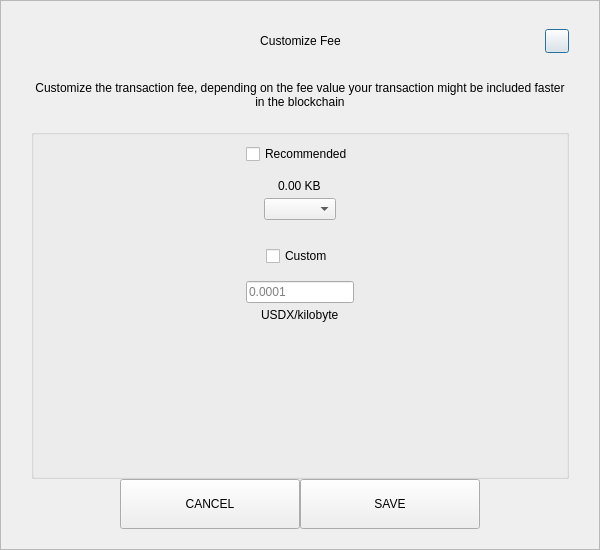
<?xml version="1.0" encoding="UTF-8"?>
<ui version="4.0">
 <class>SendCustomFeeDialog</class>
 <widget class="QDialog" name="SendCustomFeeDialog">
  <property name="geometry">
   <rect>
    <x>0</x>
    <y>0</y>
    <width>600</width>
    <height>550</height>
   </rect>
  </property>
  <property name="windowTitle">
   <string>Form</string>
  </property>
  <layout class="QVBoxLayout" name="verticalLayout_3">
   <property name="spacing">
    <number>0</number>
   </property>
   <property name="leftMargin">
    <number>0</number>
   </property>
   <property name="topMargin">
    <number>0</number>
   </property>
   <property name="rightMargin">
    <number>0</number>
   </property>
   <property name="bottomMargin">
    <number>0</number>
   </property>
   <item>
    <widget class="QFrame" name="frame">
     <property name="styleSheet">
      <string notr="true"/>
     </property>
     <property name="frameShape">
      <enum>QFrame::StyledPanel</enum>
     </property>
     <property name="frameShadow">
      <enum>QFrame::Raised</enum>
     </property>
     <layout class="QVBoxLayout" name="verticalLayout_2">
      <property name="spacing">
       <number>0</number>
      </property>
      <property name="leftMargin">
       <number>30</number>
      </property>
      <property name="topMargin">
       <number>20</number>
      </property>
      <property name="rightMargin">
       <number>30</number>
      </property>
      <property name="bottomMargin">
       <number>20</number>
      </property>
      <item>
       <layout class="QHBoxLayout" name="horizontalLayout_3">
        <property name="spacing">
         <number>0</number>
        </property>
        <item>
         <spacer name="horizontalSpacer_21">
          <property name="orientation">
           <enum>Qt::Horizontal</enum>
          </property>
          <property name="sizeHint" stdset="0">
           <size>
            <width>40</width>
            <height>20</height>
           </size>
          </property>
         </spacer>
        </item>
        <item>
         <widget class="QLabel" name="labelTitle">
          <property name="minimumSize">
           <size>
            <width>0</width>
            <height>40</height>
           </size>
          </property>
          <property name="maximumSize">
           <size>
            <width>16777215</width>
            <height>40</height>
           </size>
          </property>
          <property name="styleSheet">
           <string notr="true">padding-left:24px;</string>
          </property>
          <property name="text">
           <string>Customize Fee</string>
          </property>
          <property name="alignment">
           <set>Qt::AlignCenter</set>
          </property>
          <property name="margin">
           <number>7</number>
          </property>
         </widget>
        </item>
        <item>
         <spacer name="horizontalSpacer">
          <property name="orientation">
           <enum>Qt::Horizontal</enum>
          </property>
          <property name="sizeHint" stdset="0">
           <size>
            <width>40</width>
            <height>20</height>
           </size>
          </property>
         </spacer>
        </item>
        <item>
         <widget class="QPushButton" name="btnEsc">
          <property name="minimumSize">
           <size>
            <width>24</width>
            <height>24</height>
           </size>
          </property>
          <property name="maximumSize">
           <size>
            <width>24</width>
            <height>24</height>
           </size>
          </property>
          <property name="text">
           <string/>
          </property>
         </widget>
        </item>
       </layout>
      </item>
      <item>
       <spacer name="verticalSpacer_2">
        <property name="orientation">
         <enum>Qt::Vertical</enum>
        </property>
        <property name="sizeType">
         <enum>QSizePolicy::Fixed</enum>
        </property>
        <property name="sizeHint" stdset="0">
         <size>
          <width>20</width>
          <height>20</height>
         </size>
        </property>
       </spacer>
      </item>
      <item>
       <widget class="QLabel" name="labelMessage">
        <property name="text">
         <string>Customize the transaction fee, depending on the fee value your transaction might be included faster in the blockchain</string>
        </property>
        <property name="alignment">
         <set>Qt::AlignCenter</set>
        </property>
        <property name="wordWrap">
         <bool>true</bool>
        </property>
       </widget>
      </item>
      <item>
       <spacer name="verticalSpacer_3">
        <property name="orientation">
         <enum>Qt::Vertical</enum>
        </property>
        <property name="sizeType">
         <enum>QSizePolicy::Fixed</enum>
        </property>
        <property name="sizeHint" stdset="0">
         <size>
          <width>20</width>
          <height>20</height>
         </size>
        </property>
       </spacer>
      </item>
      <item>
       <widget class="QGroupBox" name="groupBox">
        <property name="title">
         <string/>
        </property>
        <layout class="QVBoxLayout" name="verticalLayout">
         <property name="leftMargin">
          <number>12</number>
         </property>
         <property name="rightMargin">
          <number>12</number>
         </property>
         <item>
          <layout class="QVBoxLayout" name="verticalLayout_4">
           <property name="spacing">
            <number>5</number>
           </property>
           <item alignment="Qt::AlignHCenter">
            <widget class="QCheckBox" name="checkBoxRecommended">
             <property name="text">
              <string>Recommended</string>
             </property>
            </widget>
           </item>
           <item>
            <spacer name="verticalSpacer_5">
             <property name="orientation">
              <enum>Qt::Vertical</enum>
             </property>
             <property name="sizeType">
              <enum>QSizePolicy::Fixed</enum>
             </property>
             <property name="sizeHint" stdset="0">
              <size>
               <width>20</width>
               <height>10</height>
              </size>
             </property>
            </spacer>
           </item>
           <item alignment="Qt::AlignHCenter">
            <widget class="QLabel" name="labelFee">
             <property name="text">
              <string>0.00 KB</string>
             </property>
            </widget>
           </item>
           <item alignment="Qt::AlignHCenter">
            <widget class="QComboBox" name="comboBoxRecommended"/>
           </item>
          </layout>
         </item>
         <item>
          <spacer name="verticalSpacer">
           <property name="orientation">
            <enum>Qt::Vertical</enum>
           </property>
           <property name="sizeType">
            <enum>QSizePolicy::Fixed</enum>
           </property>
           <property name="sizeHint" stdset="0">
            <size>
             <width>20</width>
             <height>20</height>
            </size>
           </property>
          </spacer>
         </item>
         <item>
          <layout class="QVBoxLayout" name="verticalLayout_5">
           <property name="spacing">
            <number>5</number>
           </property>
           <item alignment="Qt::AlignHCenter">
            <widget class="QCheckBox" name="checkBoxCustom">
             <property name="text">
              <string>Custom</string>
             </property>
            </widget>
           </item>
           <item>
            <spacer name="verticalSpacer_6">
             <property name="orientation">
              <enum>Qt::Vertical</enum>
             </property>
             <property name="sizeType">
              <enum>QSizePolicy::Fixed</enum>
             </property>
             <property name="sizeHint" stdset="0">
              <size>
               <width>20</width>
               <height>10</height>
              </size>
             </property>
            </spacer>
           </item>
           <item alignment="Qt::AlignHCenter">
            <widget class="QLineEdit" name="lineEditCustomFee">
             <property name="placeholderText">
              <string notr="true">0.0001</string>
             </property>
            </widget>
           </item>
           <item alignment="Qt::AlignHCenter">
            <widget class="QLabel" name="labelCustomFee">
             <property name="text">
              <string>USDX/kilobyte</string>
             </property>
            </widget>
           </item>
          </layout>
         </item>
         <item>
          <spacer name="verticalSpacer_4">
           <property name="orientation">
            <enum>Qt::Vertical</enum>
           </property>
           <property name="sizeHint" stdset="0">
            <size>
             <width>20</width>
             <height>40</height>
            </size>
           </property>
          </spacer>
         </item>
        </layout>
       </widget>
      </item>
      <item>
       <layout class="QHBoxLayout" name="horizontalLayout" stretch="1,2,2,1">
        <item>
         <spacer name="horizontalSpacer1">
          <property name="orientation">
           <enum>Qt::Horizontal</enum>
          </property>
          <property name="sizeHint" stdset="0">
           <size>
            <width>40</width>
            <height>20</height>
           </size>
          </property>
         </spacer>
        </item>
        <item>
         <widget class="QPushButton" name="btnCancel">
          <property name="minimumSize">
           <size>
            <width>180</width>
            <height>50</height>
           </size>
          </property>
          <property name="focusPolicy">
           <enum>Qt::NoFocus</enum>
          </property>
          <property name="text">
           <string>CANCEL</string>
          </property>
         </widget>
        </item>
        <item>
         <widget class="QPushButton" name="btnSave">
          <property name="minimumSize">
           <size>
            <width>180</width>
            <height>50</height>
           </size>
          </property>
          <property name="focusPolicy">
           <enum>Qt::NoFocus</enum>
          </property>
          <property name="text">
           <string>SAVE</string>
          </property>
         </widget>
        </item>
        <item>
         <spacer name="horizontalSpacer_2">
          <property name="orientation">
           <enum>Qt::Horizontal</enum>
          </property>
          <property name="sizeHint" stdset="0">
           <size>
            <width>40</width>
            <height>20</height>
           </size>
          </property>
         </spacer>
        </item>
       </layout>
      </item>
     </layout>
    </widget>
   </item>
  </layout>
 </widget>
 <resources/>
 <connections/>
</ui>
